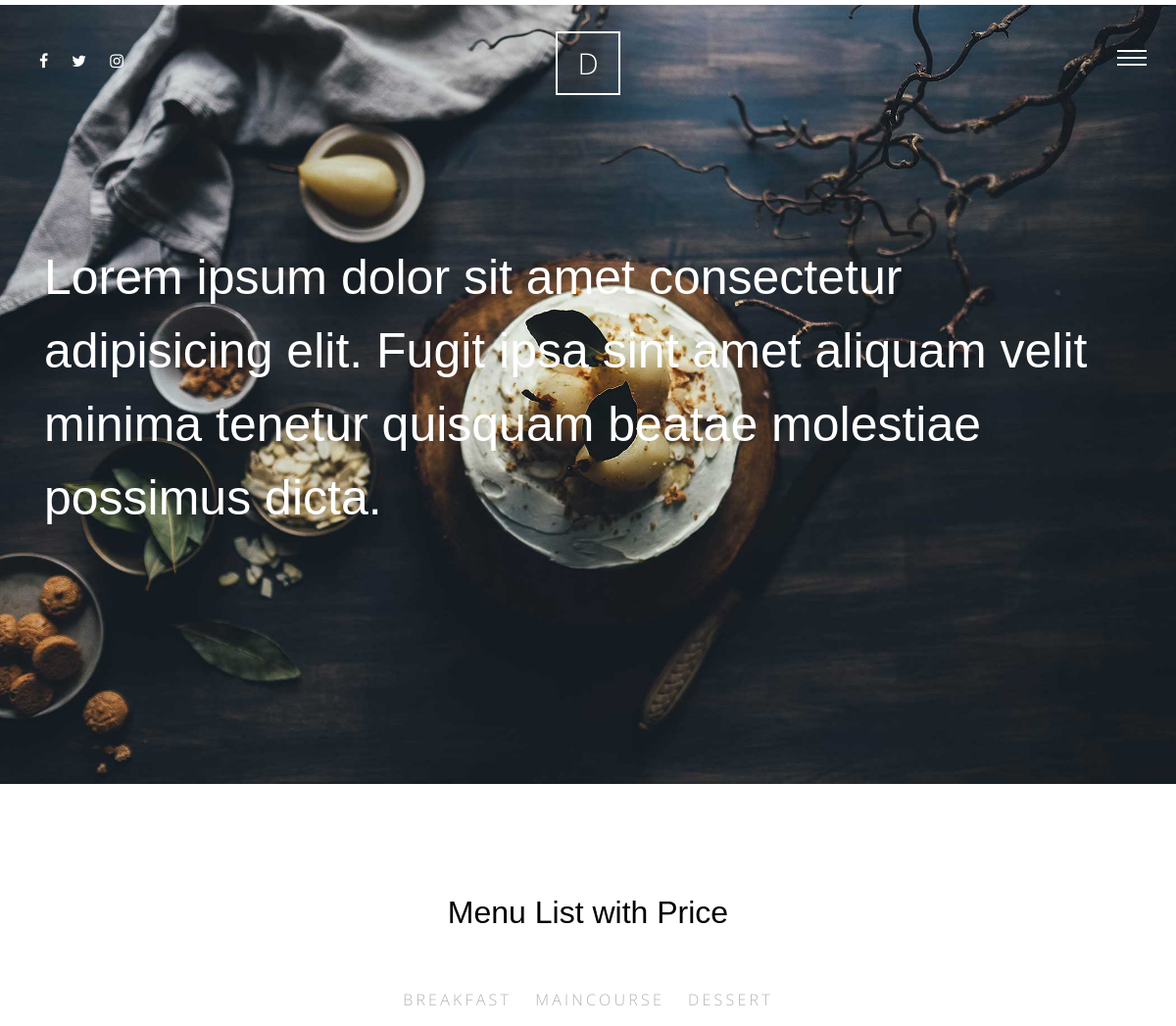
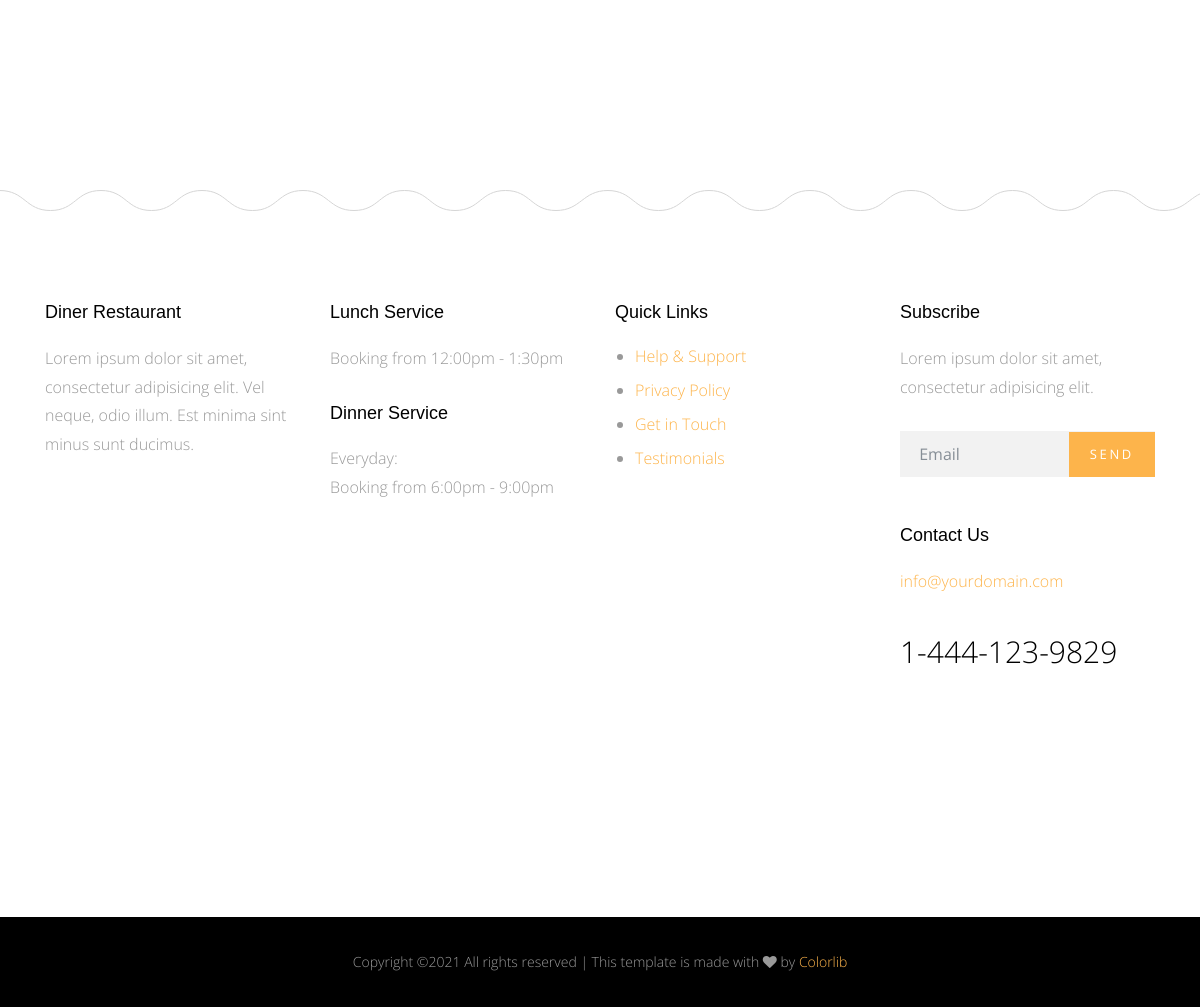
Screenshot of /meals/ with the database file from the repository (2 pictures, top to bottom).
### meals/models.py (models this page shows)
class Category(models.Model):
    name = models.CharField(max_length=30)
    def __str__(self):
        return self.name

### meals/views.py (the view)
# urls.py: path('',views.meal_list, name='meal_list'),
def meal_list(request):
    meal_list = Meals.objects.all()
    categories = Category.objects.all()
    context = {
        'meal_list':meal_list,
        'categories':categories,
    }
    return render(request,'meals/list.html',context)

### meals/templates/meals/list.html (shortened to what this page needs)
    {% extends 'base.html' %}
    {% load static %}
    {% block body %}
    <div class="main-wrap">
        <div class="cover_1">
            <div class="img_bg" style="background-image: url({% static 'site_static/img/slider-1.jpg' %})" data-stellar-background-ratio="0.5">
                <div class="container">
                    <div class="row align-items-center">
                        <div class="col-md-12" data-aos="fade-up">
                            <h2 class="heading">Lorem ipsum dolor sit amet consectetur adipisicing elit. Fugit ipsa sint amet aliquam velit minima tenetur quisquam beatae molestiae possimus dicta.</h2>
                        </div>
                    </div>
                </div>
            </div>
        </div>
        <div class="section">
            <div class="container">
                <div class="row justify-content-center">
                    <div class="col-md-8" data-aos="fade-up">
                        <h2 class="mb-5 text-center">Menu List with Price</h2>
                        <ul class="nav site-tab-nav" id="pills-tab" role="tablist">
                            {% for category in categories %}
                                <li class="nav-item">
                                <a class="nav-link " id="{{category}}-tab" data-toggle="pill" href="#{{category}}" role="tab" aria-controls="{{category}}" aria-selected="true">{{category}}</a>
                                </li>
                                {% endfor %}
                        </ul>
                    </div>
                </div>
            </div>
        </div>
    </div>
{% endblock body %}

### static/site_static/css/style.css (style rules this page uses)
html { overflow-x: hidden; }
body { background: #fff; font-family: "Open Sans", cursive; font-size: 16px; line-height: 1.8; font-weight: 300; color: #999999; }
a { -webkit-transition: .3s all ease; -o-transition: .3s all ease; transition: .3s all ease; text-decoration: none; }
h1, h2, h3, h4, h5 { color: #000; font-family: "Playfair Display", Arial, sans-serif; }
.site-tab-nav { display: block; text-align: center; margin-bottom: 80px !important; }
.site-tab-nav li { float: none; display: inline-block; *display: inline; zoom: 1; }
.site-tab-nav li a { background: none; color: #b3b3b3; font-size: 16px; text-transform: uppercase; letter-spacing: .2em; border-bottom: 2px solid transparent; padding-left: 0; padding-right: 0; margin: 0 10px; }
.site-tab-nav, .nav-pills { text-align: center; }
.section { padding: 7em 0; }
.cover_1 { position: relative; }
.cover_1 .img_bg { background-repeat: no-repeat; background-size: cover !important; background-position: center center; }
.cover_1 .img_bg, .cover_1 .img_bg > .container > .row { min-height: 700px; height: 100vh; }
.cover_1 .heading { color: white; font-weight: 300; font-size: 30px; line-height: 1.5; }
@media (min-width: 768px) { .cover_1 .heading { font-size: 50px; line-height: 1.5; } }

### rows the page displays
Category: name "BREAKFAST"
Category: name "MAINCOURSE"
Category: name "DESSERT"
